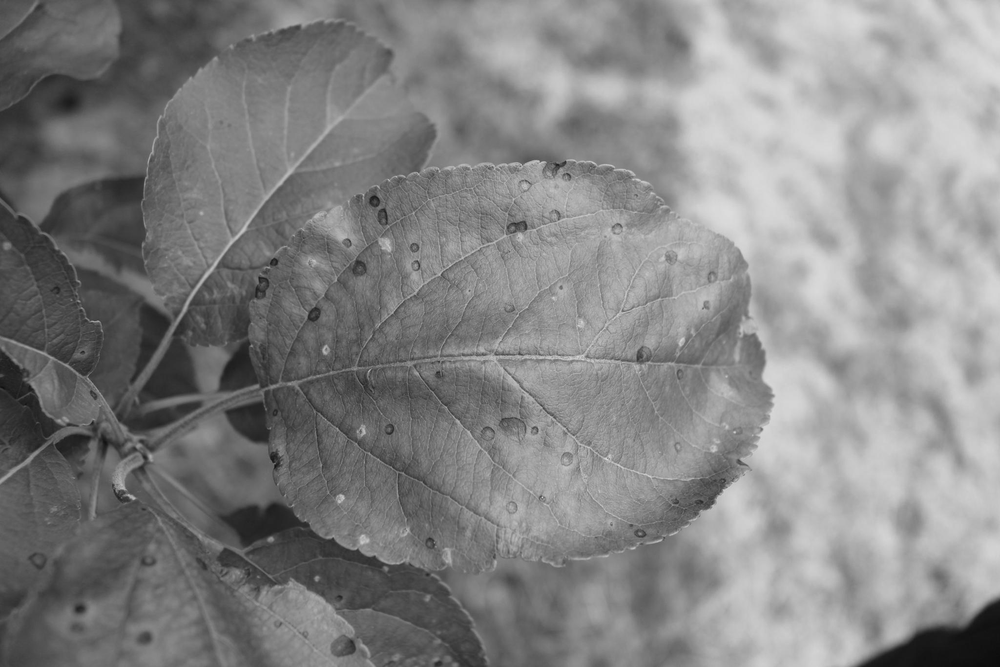
#> input picture Train/Train_1.pgm, 1000 x 667 px, shrunk from 2048 x 1365 before the run; its folder holds 4 pictures in this run
$ jupyter execute --allow-errors main.ipynb
#> lines starting #> are read from the running program, lines starting #| are printed output that depends on the picture; after the words box and inside, x2 and y2 are one past the last pixel; in counts of white or black regions, pixels touching at a corner belong together; long printed decimals are rounded
<a href="https://colab.research.google.com/github/yildizyakup/plant-disease-detection/blob/main/main.ipynb" target="_parent"></a>

# Plant Disease Detection

[cell 1]
import cv2 as cv
import numpy as np
import matplotlib.pyplot as plt
from math import exp, sqrt
import glob
import imutils

[cell 2]
from google.colab import drive
drive.mount('/content/drive/')

[cell 3]
train_images = [cv.imread(file,0) for file in glob.glob("/content/drive/MyDrive/Plant_Disease_Detection/Train/*.pgm")]
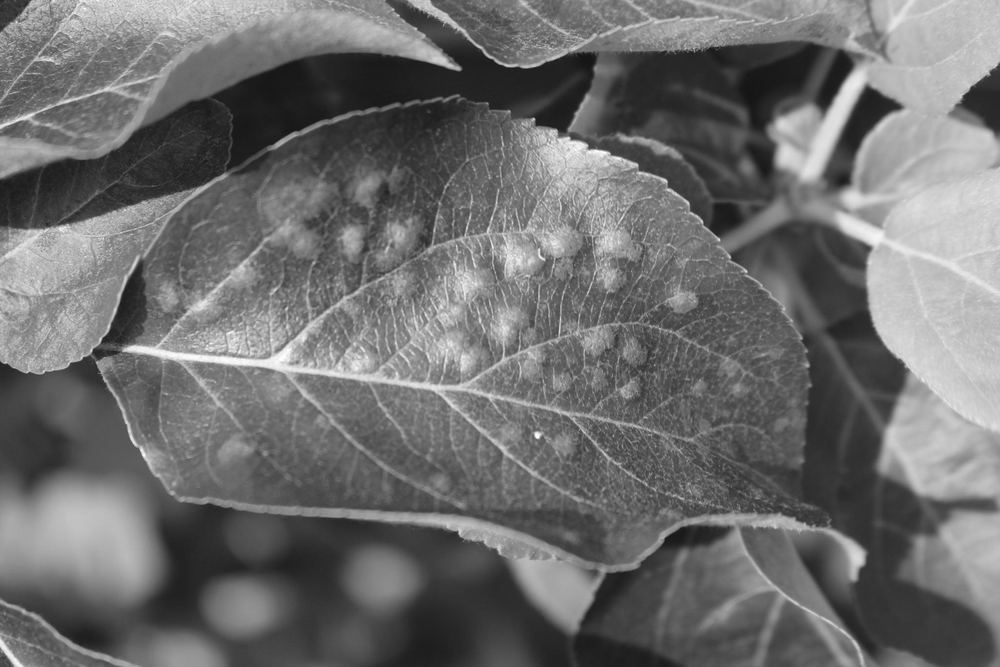
#> input picture Train/Train_2.pgm, 1000 x 667 px, shrunk from 2048 x 1365 before the run
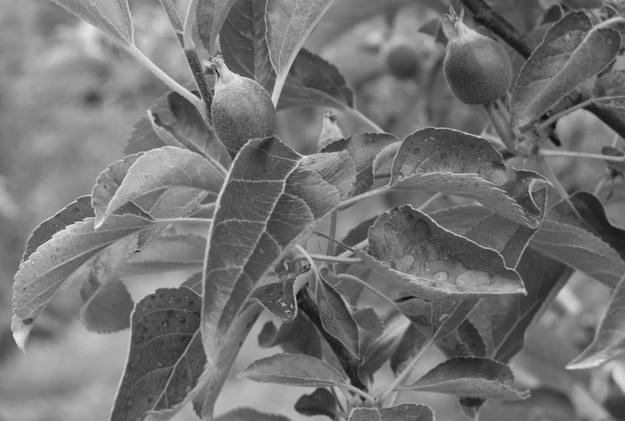
#> input picture Train/Train_3.pgm, 625 x 421 px, shrunk from 1280 x 862 before the run
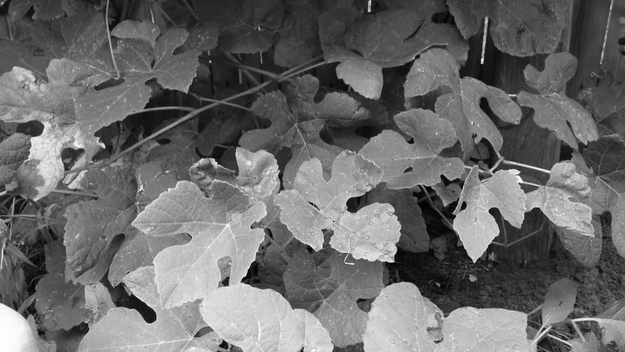
#> input picture Train/Train_4.pgm, 625 x 352 px, shrunk from 1280 x 720 before the run
#> train_images = 4 items
test_images =  [cv.imread(file,0) for file in glob.glob("/content/drive/MyDrive/Plant_Disease_Detection/Test/*.pgm")]

[cell 4]
plt.figure(figsize = (13,8))
plt.imshow(train_images[1],cmap = 'gray')
plt.show()

plt.figure(figsize = (13,8))
#> (the rest of this cell did not finish here and is left out)

Detect when an image is Blurry:
https://www.youtube.com/watch?v=5YP7OoMhXbM

[cell 5]
for i in range(len(train_images)):

    laplacian_var = cv.Laplacian(train_images[i],cv.CV_64F).var()
    print("Train image",i+1,":",laplacian_var)

    if laplacian_var < 5:
        print("Image is blurry")
#> this loop made 4 passes
#> laplacian_var on passes 1 to 4: 191.7, 292.9, 321.3, 901.8
#| Train image 1 : 191.667
#| Train image 2 : 292.943
#| Train image 3 : 321.312
#| Train image 4 : 901.805

#> (a cell that did not finish here is left out)

[cell 7]
def remove_lines(image):
    # Create diagonal kernel
  kernel_1 = np.array([[0, 0, 1],
                      [0, 1, 0],
                      [1, 0, 0]], dtype=np.uint8)

  kernel_2 = np.array([[0, 1, 0],
                      [0, 1, 0],
                      [0, 1, 0]], dtype=np.uint8)

  kernel_3 = np.array([[1, 0, 0],
                      [0, 1, 0],
                      [0, 0, 1]], dtype=np.uint8)

  kernel_4 = np.array([[0, 0, 0],
                      [1, 1, 1],
                      [0, 0, 0]], dtype=np.uint8)

  kernel = [kernel_1,kernel_2,kernel_3,kernel_4]
  for i in range (len(kernel)):
    image = cv.morphologyEx(image, cv.MORPH_OPEN, kernel[i], iterations=2)

  return image

HomomorphicFilter: https://github.com/glasgio/homomorphic-filter

[cell 8]
import logging

# Homomorphic filter class
class HomomorphicFilter:
    """Homomorphic filter implemented with diferents filters and an option to an external filter.

    High-frequency filters implemented:
        butterworth
        gaussian
    Attributes:
        a, b: Floats used on emphasis filter:
            H = a + b*H
        .
    """

    def __init__(self, a = 0.5, b = 1.5):
        self.a = float(a)
        self.b = float(b)

    # Filters
    def __butterworth_filter(self, I_shape, filter_params):
        P = I_shape[0]/2
        Q = I_shape[1]/2
        U, V = np.meshgrid(range(I_shape[0]), range(I_shape[1]), sparse=False, indexing='ij')
        Duv = (((U-P)**2+(V-Q)**2)).astype(float)
        H = 1/(1+(Duv/filter_params[0]**2)**filter_params[1])
        return (1 - H)

    def __gaussian_filter(self, I_shape, filter_params):
        P = I_shape[0]/2
        Q = I_shape[1]/2
        H = np.zeros(I_shape)
        U, V = np.meshgrid(range(I_shape[0]), range(I_shape[1]), sparse=False, indexing='ij')
        Duv = (((U-P)**2+(V-Q)**2)).astype(float)
        H = np.exp((-Duv/(2*(filter_params[0])**2)))
        return (1 - H)

    # Methods
    def __apply_filter(self, I, H):
        H = np.fft.fftshift(H)
        I_filtered = (self.a + self.b*H)*I
        return I_filtered

    def filter(self, I, filter_params, filter='butterworth', H = None):

        """
        Method to apply homormophic filter on an image
        Attributes:
            I: Single channel image
            filter_params: Parameters to be used on filters:
                butterworth:
                    filter_params[0]: Cutoff frequency
                    filter_params[1]: Order of filter
                gaussian:
                    filter_params[0]: Cutoff frequency
            filter: Choose of the filter, options:
                butterworth
                gaussian
                external
            H: Used to pass external filter
        """

        #  Validating image
        if len(I.shape) != 2:
            print(I.shape)
            raise Exception('Improper image')

        # Take the image to log domain and then to frequency domain
        I_log = np.log1p(np.array(I, dtype="float"))
        I_fft = np.fft.fft2(I_log)

        # Filters
        if filter=='butterworth':
            H = self.__butterworth_filter(I_shape = I_fft.shape, filter_params = filter_params)
        elif filter=='gaussian':
            H = self.__gaussian_filter(I_shape = I_fft.shape, filter_params = filter_params)
        elif filter=='external':
            print('external')
            if len(H.shape) != 2:
                raise Exception('Invalid external filter')
        else:
            raise Exception('Selected filter not implemented')

        # Apply filter on frequency domain then take the image back to spatial domain
        I_fft_filt = self.__apply_filter(I = I_fft, H = H)
        I_filt = np.fft.ifft2(I_fft_filt)
        I = np.exp(np.real(I_filt))-1
        return np.uint8(I)
# End of class HomomorphicFilter

[cell 9]
def imshow_components(labels):
    # Map component labels to hue val
    label_hue = np.uint8(179*labels/np.max(labels))
    blank_ch = 255*np.ones_like(label_hue)
    labeled_img = cv.merge([label_hue, blank_ch, blank_ch])
    labeled_img = cv.cvtColor(labeled_img, cv.COLOR_HSV2BGR)
    labeled_img = cv.cvtColor(labeled_img, cv.COLOR_BGR2GRAY)
    # set bg label to black
    labeled_img[label_hue==0] = 0

    return labeled_img

[cell 10]
image_copy = train_images[1].copy()
#> image_copy is the input picture: shape (667, 1000); min 21, max 255, mean 109.9
#image_copy = test_images[3].copy()

laplacian_var = cv.Laplacian(image_copy,cv.CV_64F).var()
#> laplacian_var = 292.9
homo_filter = HomomorphicFilter(a = 0.9615, b = 1)
homo_filtered = homo_filter.filter(I=image_copy, filter_params=[30,2])

if laplacian_var < 500:
  kernel = np.array([[-1,-1, -1],
                    [-1, 9, -1],
                    [-1,-1, -1]])
else:
  kernel = np.array([[0,-1, 0],
                    [-1,5,-1],
                    [0,-1, 0]])

sharpened = cv.filter2D(homo_filtered, -1, kernel)

median = cv.medianBlur(sharpened,3)
plt.figure(figsize = (13,8))
plt.title("Median Image")
plt.imshow(median,cmap = 'gray')
plt.show()

#_,th = cv.threshold(median,0,255,cv.THRESH_BINARY_INV + cv.THRESH_OTSU)
_,th = cv.threshold(median,154,255,cv.THRESH_BINARY)
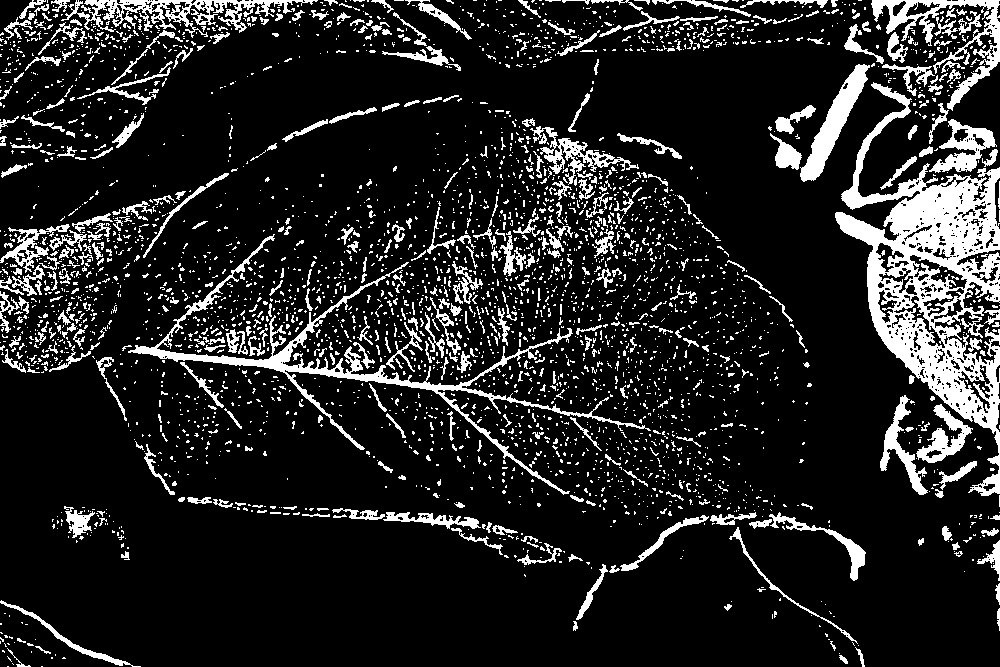
#> th: shape (667, 1000); 14.1% white; 3572 white regions (3110 under 20 px), largest, box (x1, y1, x2, y2) and area: (835, 82, 1000, 496) 21247, (128, 234, 651, 495) 6809, (871, 0, 1000, 111) 3071
#th = cv.adaptiveThreshold(blur, 255,cv.ADAPTIVE_THRESH_GAUSSIAN_C, cv.THRESH_BINARY_INV, 21,10)

plt.figure(figsize = (13,8))
plt.title("Homomorphic")
plt.imshow(homo_filtered,cmap = 'gray')
plt.show()

plt.figure(figsize = (13,8))
plt.title("Threshold")
plt.imshow(th,cmap = 'gray')
plt.show()

kernel3x3 = cv.getStructuringElement(cv.MORPH_ELLIPSE,(3,3))
kernel5x5 = cv.getStructuringElement(cv.MORPH_ELLIPSE,(5,5))
kernel13x13 = cv.getStructuringElement(cv.MORPH_ELLIPSE,(13,13))
mask = np.zeros(image_copy.shape[:2], dtype=image_copy.dtype)

opening = cv.morphologyEx(th, cv.MORPH_OPEN, kernel3x3)
#> opening: shape (667, 1000); 10.7% white; 1621 white regions (1224 under 20 px), largest, box (x1, y1, x2, y2) and area: (835, 83, 1000, 467) 19201, (129, 335, 569, 495) 3794, (871, 0, 1000, 110) 2418
closing = cv.morphologyEx(opening, cv.MORPH_CLOSE, kernel13x13)
#> closing: shape (667, 1000); 20.3% white; 289 white regions (178 under 20 px), largest, box (x1, y1, x2, y2) and area: (768, 0, 1000, 496) 51665, (122, 218, 665, 506) 24335, (484, 89, 665, 294) 10983


lines = remove_lines(closing)
#> after the loop in remove_lines, `for i in range (len(kernel)):`:
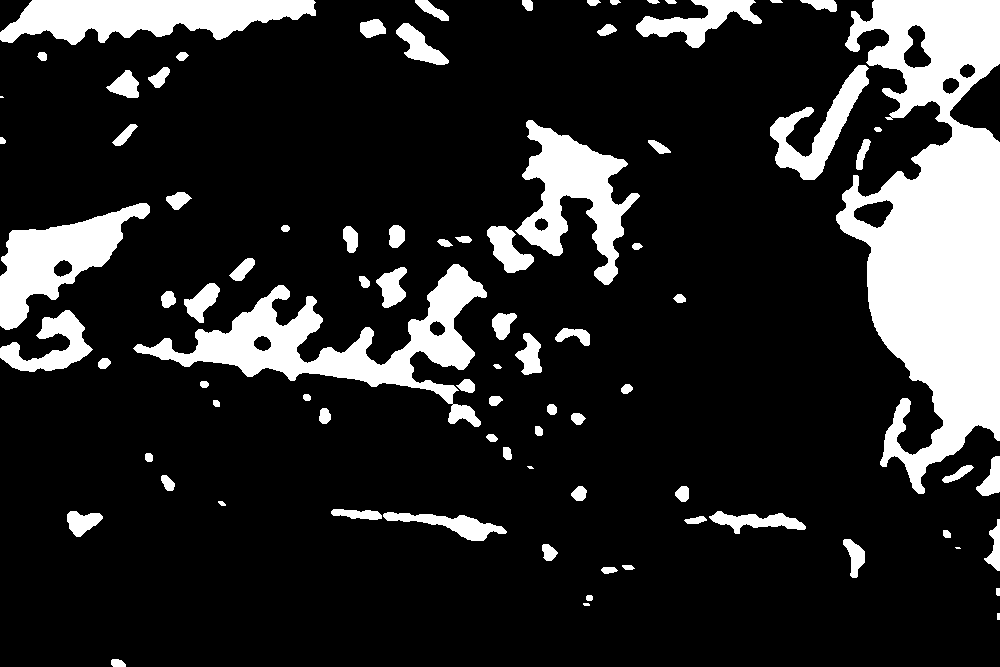
#> image: shape (667, 1000); 16.9% white; 85 white regions (4 under 20 px), largest, box (x1, y1, x2, y2) and area: (836, 0, 1000, 494) 46232, (133, 264, 487, 427) 14928, (0, 0, 316, 45) 9236
fillingholes = cv.dilate(lines, kernel5x5,iterations = 1)
#> fillingholes: shape (667, 1000); 20.2% white; 79 white regions
num_labels, labels_im = cv.connectedComponents(fillingholes)
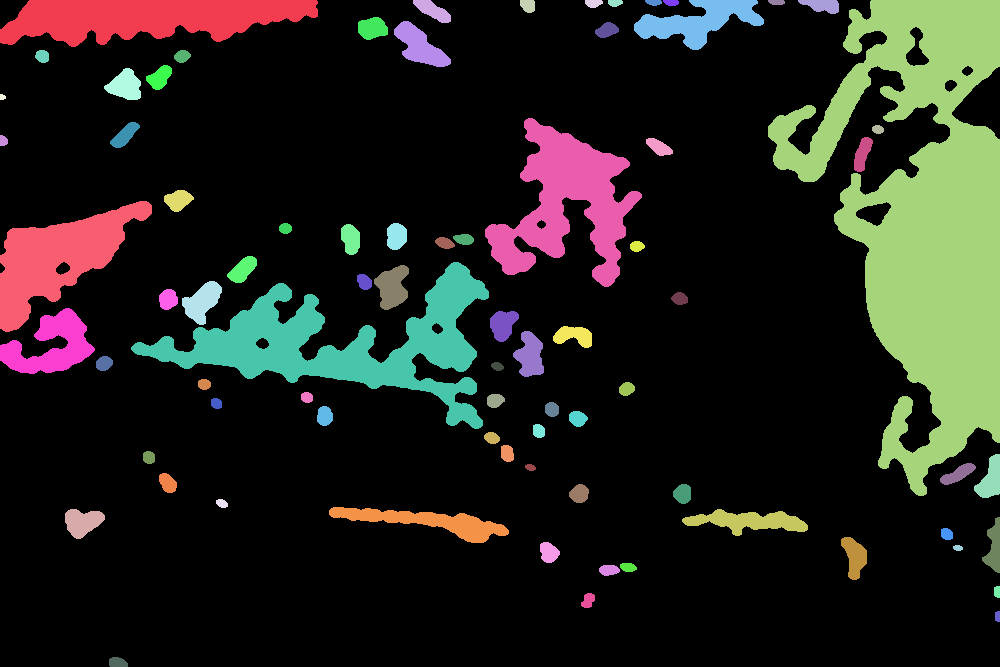
#> labels_im: shape (667, 1000) int32; 80 distinct labels, from 0 to 79; one colour per label, 0 black
#> num_labels = 80
labeled_image = imshow_components(labels_im)
#> in imshow_components, `labeled_img = cv.cvtColor(labeled_img, cv.COLOR_BGR2GRAY)`:
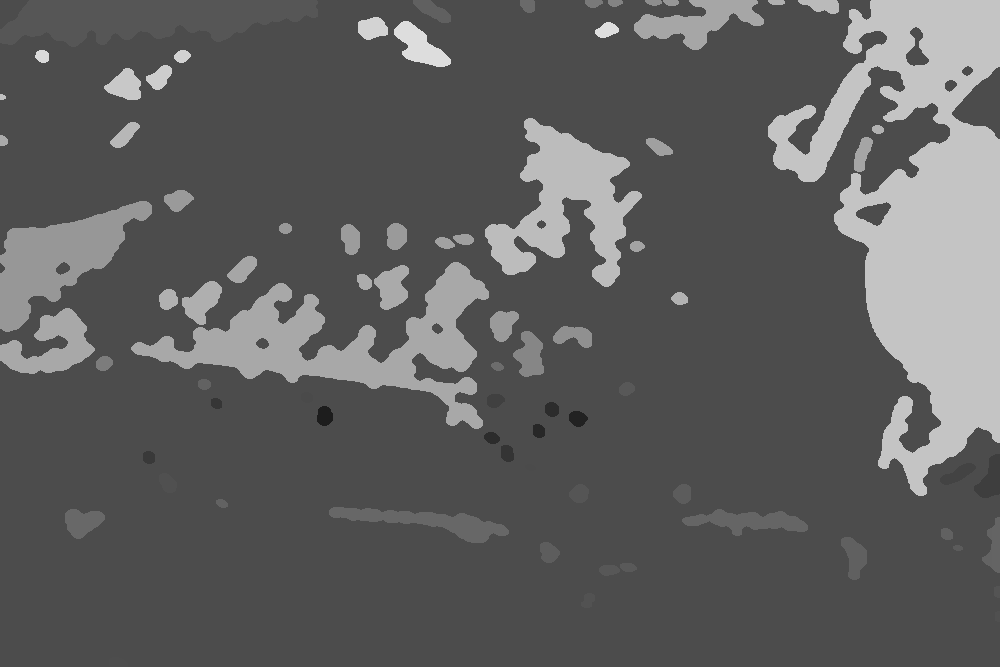
#> labeled_img: shape (667, 1000); min 29, max 223, mean 94.4
gradient = cv.morphologyEx(labeled_image, cv.MORPH_GRADIENT, kernel3x3)
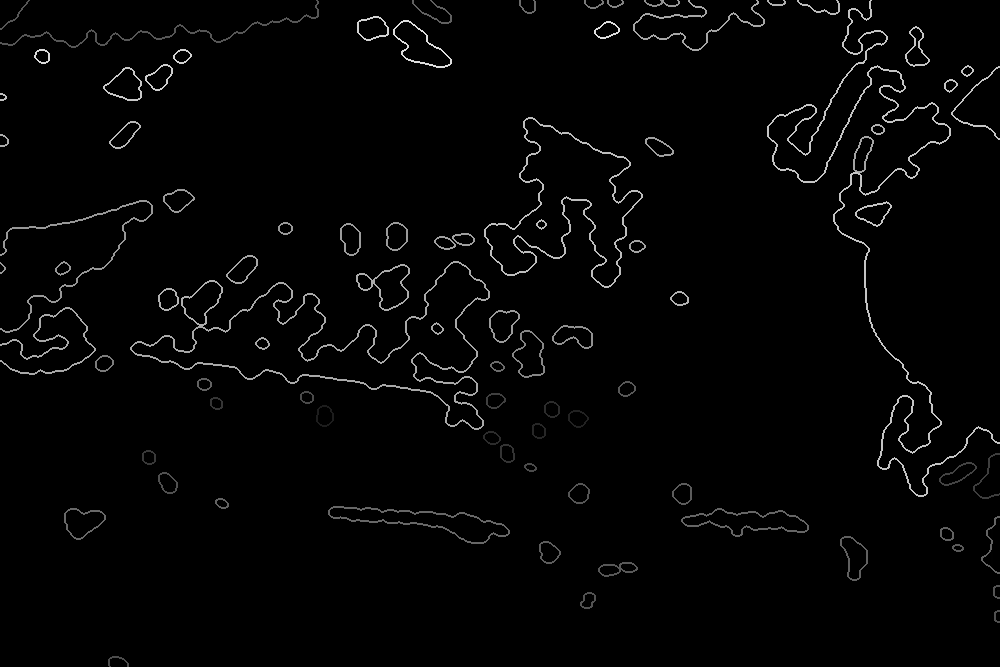
#> gradient: shape (667, 1000); min 0, max 223, mean 4.5

contours, hierarchy = cv.findContours(image=gradient, mode=cv.RETR_TREE, method=cv.CHAIN_APPROX_SIMPLE)
#> contours = 154 contours, 5 with area under 20; largest, box (x1, y1, x2, y2) and area: (130, 261, 490, 430) 20244, (131, 262, 489, 429) 17878, (484, 117, 643, 288) 11936, (485, 118, 642, 287) 11148, (328, 506, 510, 544) 2744
#> (the rest of this cell did not finish here and is left out)

[cell 11]
sorted_contours= sorted(contours, key=cv.contourArea, reverse= True)
#> sorted_contours has the same summary as contours

largest_item= sorted_contours[0]
#> largest_item = contour of 596 points, box (x1, y1, x2, y2) (130, 261, 490, 430), area 20244
